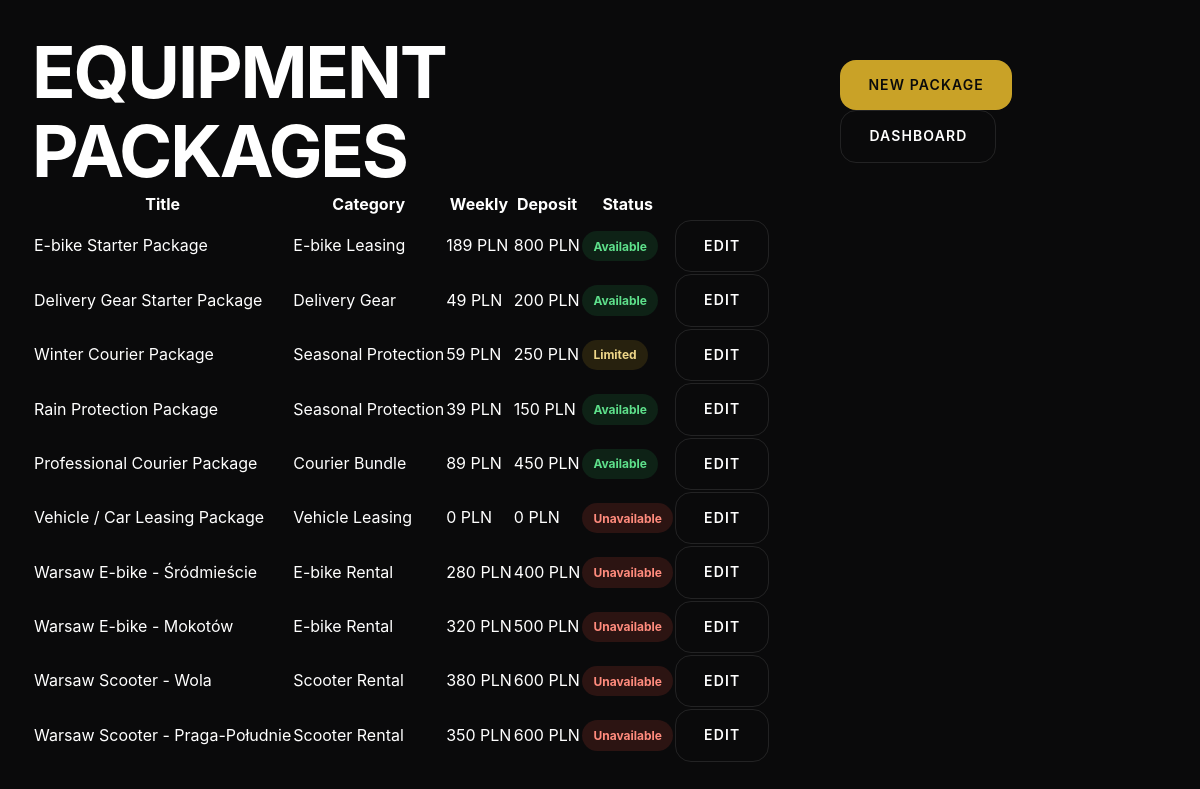
Screenshot of /admin/packages.php (signed in) with the database file from the repository.
### tables this page shows
CREATE TABLE IF NOT EXISTS equipment_packages (
    id INT UNSIGNED AUTO_INCREMENT PRIMARY KEY,
    title VARCHAR(160) NOT NULL,
    slug VARCHAR(180) NOT NULL UNIQUE,
    category VARCHAR(80) NOT NULL,
    description TEXT,
    short_description TEXT,
    image VARCHAR(255),
    included_items TEXT,
    weekly_price DECIMAL(10,2) DEFAULT 0,
    monthly_price DECIMAL(10,2) DEFAULT 0,
    deposit_amount DECIMAL(10,2) DEFAULT 0,
    currency VARCHAR(10) DEFAULT 'PLN',
    availability_status ENUM('available', 'limited', 'waitlist', 'unavailable') DEFAULT 'available',
    requirements TEXT,
    terms TEXT,
    is_active BOOLEAN DEFAULT TRUE,
    sort_order INT DEFAULT 100,
    created_at TIMESTAMP DEFAULT CURRENT_TIMESTAMP,
    updated_at TIMESTAMP DEFAULT CURRENT_TIMESTAMP ON UPDATE CURRENT_TIMESTAMP,
    INDEX idx_packages_active (is_active),
    INDEX idx_packages_category (category),
    INDEX idx_packages_availability (availability_status)
);

### config/config.php (called while the page is built, shortened)
<?php
$DB_CONFIG = [
    'host'     => 'localhost',
    'database' => 'u123456789_kaptain',
    'username' => 'u123456789_admin',
    'password' => 'your_db_password',
    'charset'  => 'utf8mb4',
    'port'     => 3306
];

### includes/db.php (called while the page is built, shortened)
<?php
require_once __DIR__ . '/../config/config.php';
class Database {
    private static ?PDO $instance = null;
    public static function connect(): PDO {
        global $DB_CONFIG;
        if (self::$instance === null) {
            try {
                $dsn = sprintf(
                    'mysql:host=%s;port=%d;dbname=%s;charset=%s',
                    $DB_CONFIG['host'],
                    $DB_CONFIG['port'],
                    $DB_CONFIG['database'],
                    $DB_CONFIG['charset']
                );
                self::$instance = new PDO($dsn, $DB_CONFIG['username'], $DB_CONFIG['password'], [
                    PDO::ATTR_ERRMODE            => PDO::ERRMODE_EXCEPTION,
                    PDO::ATTR_DEFAULT_FETCH_MODE => PDO::FETCH_ASSOC,
                    PDO::ATTR_EMULATE_PREPARES   => false,
                ]);
            } catch (PDOException $e) {
                error_log('Database connection failed: ' . $e->getMessage());
                throw new Exception('Service temporarily unavailable');
            }
        }
        return self::$instance;
    }
    public static function query(string $sql, array $params = []): PDOStatement {
        $stmt = self::connect()->prepare($sql);
        $stmt->execute($params);
        return $stmt;
    }
    public static function fetchAll(string $sql, array $params = []): array {
        $stmt = self::query($sql, $params);
        return $stmt->fetchAll();
    }
}

### includes/functions.php (called while the page is built, shortened)
<?php
require_once __DIR__ . '/../config/config.php';
function e(string $text): string {
    return htmlspecialchars($text, ENT_QUOTES, 'UTF-8');
}

### includes/app_data.php (called while the page is built, shortened)
<?php
require_once __DIR__ . '/db.php';
function package_status_label(string $status): string {
    return ucwords(str_replace('_', ' ', $status));
}

### admin/packages.php (the view, shortened to what this page needs)
<?php
require_once __DIR__ . '/../includes/functions.php';
require_once __DIR__ . '/../includes/db.php';
require_once __DIR__ . '/../includes/app_data.php';
$packages = Database::fetchAll("SELECT * FROM equipment_packages ORDER BY sort_order, title");
?>
<!DOCTYPE html><html lang="en"><head><link rel="stylesheet" href="../assets/css/main.css"><link rel="stylesheet" href="../assets/css/responsive.css"></head>
<body class="admin-page"><main class="admin-workspace">
<header class="admin-top"><h1>Equipment Packages</h1><div><a href="package-edit.php" class="btn btn-primary">New Package</a> <a href="dashboard.php" class="btn btn-secondary">Dashboard</a></div></header>
<div class="admin-table-wrap"><table class="admin-table"><thead><tr><th>Title</th><th>Category</th><th>Weekly</th><th>Deposit</th><th>Status</th><th></th></tr></thead><tbody>
<?php foreach ($packages as $package): ?><tr><td><?= e($package['title']) ?></td><td><?= e($package['category']) ?></td><td><?= number_format((float)$package['weekly_price'], 0) ?> <?= e($package['currency']) ?></td><td><?= number_format((float)$package['deposit_amount'], 0) ?> <?= e($package['currency']) ?></td><td><span class="status-pill status-<?= e($package['availability_status']) ?>"><?= e(package_status_label($package['availability_status'])) ?></span></td><td><a class="btn btn-secondary btn-sm" href="package-edit.php?id=<?= (int)$package['id'] ?>">Edit</a></td></tr><?php endforeach; ?>
</tbody></table></div>
</main></body></html>

### assets/css/main.css (style rules this page uses)
:root { --bg-primary: #0a0a0b; --bg-secondary: #111113; --bg-tertiary: #161719; --bg-card: #1a1a1c; --text-primary: #ffffff; --text-secondary: #a0a0a5; --text-muted: #6a6a70; --accent-gold: #c9a227; --accent-gold-hover: #dcc040; --accent-bronze: #8b7355; --line-subtle: rgba(255,255,255,0.06); --line-visible: rgba(255,255,255,0.1); --shadow-elevated: 0 25px 80px rgba(0,0,0,0.4); --shadow-card: 0 8px 32px rgba(0,0,0,0.3); --gradient-hero: linear-gradient(135deg, rgba(10,10,11,0.95) 0%, rgba(10,10,11,0.7) 50%, rgba(10,10,11,0.4) 100%); --gradient-card: linear-gradient(145deg, rgba(26,26,28,1) 0%, rgba(22,23,25,1) 100%); --radius-sm: 8px; --radius-md: 16px; --radius-lg: 24px; --radius-xl: 32px; --transition-fast: 0.15s ease; --transition-smooth: 0.3s cubic-bezier(0.4, 0, 0.2, 1); --transition-slow: 0.5s cubic-bezier(0.4, 0, 0.2, 1); }
* { margin: 0; padding: 0; box-sizing: border-box; }
html { scroll-behavior: smooth; font-size: 16px; }
body { font-family: 'Inter', -apple-system, BlinkMacSystemFont, sans-serif; font-weight: 400; line-height: 1.6; color: var(--text-primary); background: var(--bg-primary); min-height: 100vh; -webkit-font-smoothing: antialiased; -moz-osx-font-smoothing: grayscale; }
a, a:hover, a:focus, a:active, a:visited { color: inherit; text-decoration: none; }
h1, h2, h3, h4, h5, h6 { font-weight: 600; line-height: 1.1; letter-spacing: -0.02em; }
h1 { font-size: clamp(2.5rem, 5vw + 1rem, 4.5rem); font-weight: 700; text-transform: uppercase; letter-spacing: -0.03em; }
.btn { display: inline-flex; align-items: center; justify-content: center; gap: 0.5rem; padding: 0.875rem 1.75rem; font-size: 0.875rem; font-weight: 600; text-transform: uppercase; letter-spacing: 0.08em; border: none; border-radius: var(--radius-md); cursor: pointer; text-decoration: none; transition: var(--transition-smooth); white-space: nowrap; }
.btn-primary { background: var(--accent-gold); color: var(--bg-primary); }
.btn-secondary { background: transparent; color: var(--text-primary); border: 1px solid var(--line-visible); }
.package-card__top, .status-row, .admin-top { display: flex; justify-content: space-between; align-items: center; gap: 1rem; }
.status-pill { display: inline-flex; align-items: center; width: fit-content; padding: 0.35rem 0.7rem; border-radius: 999px; background: rgba(255,255,255,0.07); color: var(--text-secondary); font-size: 0.75rem; font-weight: 700; }
.status-available, .status-approved, .status-active { background: rgba(39,174,96,0.14); color: #5ee08b; }
.status-limited, .status-under_review, .status-submitted, .status-pending_pickup, .status-requested { background: rgba(201,162,39,0.15); color: #eed689; }
.status-unavailable, .status-rejected, .status-cancelled, .status-cancelled_by_courier, .status-cancelled_by_owner, .status-expired, .status-disputed, .status-overdue { background: rgba(231,76,60,0.15); color: #ff8b7d; }
.admin-page { min-height: 100vh; background: var(--bg-primary); }
.admin-workspace { padding: 2rem; }
.admin-table-wrap { overflow-x: auto; }

### rows the page displays
equipment_packages: title "E-bike Starter Package", category "E-bike Leasing", weekly_price "189", currency "PLN", deposit_amount "800", availability_status "Available"
equipment_packages: title "Delivery Gear Starter Package", category "Delivery Gear", weekly_price "49", currency "PLN", deposit_amount "200", availability_status "Available"
equipment_packages: title "Winter Courier Package", category "Seasonal Protection", weekly_price "59", currency "PLN", deposit_amount "250", availability_status "Limited"
equipment_packages: title "Rain Protection Package", category "Seasonal Protection", weekly_price "39", currency "PLN", deposit_amount "150", availability_status "Available"
equipment_packages: title "Professional Courier Package", category "Courier Bundle", weekly_price "89", currency "PLN", deposit_amount "450", availability_status "Available"
equipment_packages: title "Vehicle / Car Leasing Package", category "Vehicle Leasing", weekly_price "0", currency "PLN", deposit_amount "0", availability_status "Unavailable"
equipment_packages: title "Warsaw E-bike - Śródmieście", category "E-bike Rental", weekly_price "280", currency "PLN", deposit_amount "400", availability_status "Unavailable"
equipment_packages: title "Warsaw E-bike - Mokotów", category "E-bike Rental", weekly_price "320", currency "PLN", deposit_amount "500", availability_status "Unavailable"
equipment_packages: title "Warsaw Scooter - Wola", category "Scooter Rental", weekly_price "380", currency "PLN", deposit_amount "600", availability_status "Unavailable"
equipment_packages: title "Warsaw Scooter - Praga-Południe", category "Scooter Rental", weekly_price "350", currency "PLN", deposit_amount "600", availability_status "Unavailable"
